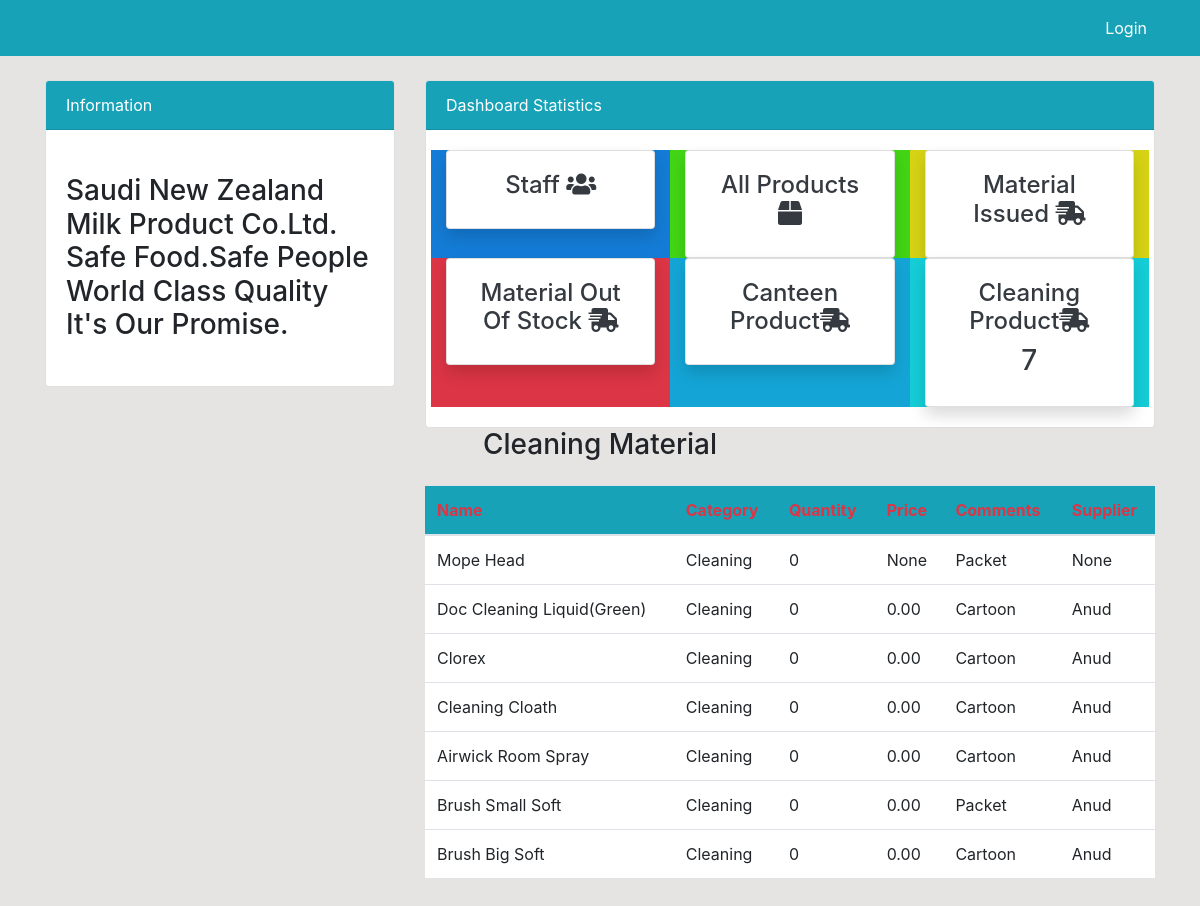
Screenshot of /clean_products/ with the database file from the repository.
### dashboard/models.py (models this page shows, shortened)
class Product(models.Model):
    name = models.CharField(max_length=100, null=True)
    quantity = models.PositiveIntegerField(null=True)
    price = models.DecimalField(max_digits=10, decimal_places=2, null=True)
    category = models.CharField(max_length=50, choices=CATEGORY, null=True)
    comments = models.CharField(max_length=100, null=True)
    Supplier = models.CharField(max_length=100, null=True)

### dashboard/views.py (the view)
# urls.py: path('clean_products/', views.clean_products, name='clean_products'),
def clean_products(request):
    cleaning_products = Product.objects.filter(category='Cleaning')
    context = {
        'cleaning_products': cleaning_products,
        'cleaning_count': cleaning_products.count(),
    }
    return render(request, 'dashboard/cleaning_prodcut.html', context)

### templates/dashboard/cleaning_prodcut.html (shortened to what this page needs)
{% extends 'partials/base.html' %}
{% load crispy_forms_tags %}
{% block content %}
{% include 'partials/topside.html' %}
<center><h3>Cleaning Material</h3></center>
<div class="row my-4">
    <div class="col-md-4">
    </div>
    <div class="col-md-8">
        <table class="table bg-white">
            <thead class="bg-info text-danger">
                <tr>
                    <th scope="col">Name</th>
                    <th scope="col">Category</th>
                    <th scope="col">Quantity</th>
                    <th scope="col">Price</th>
                    <th scope="col">Comments</th>
                    <th scope="col">Supplier</th>
                </tr>
            </thead>
            <tbody>
                 {% for product in cleaning_products %}
                <tr>
                    <td>{{ product.name }}</td>
                    <td>{{ product.category }}</td>
                    <td>{{ product.quantity }}</td>
                    <td>{{ product.price }}</td>
                    <td>{{ product.comments }}</td>
                    <td>{{ product.Supplier }}</td>
                </tr>
                {% endfor %}
            </tbody>
        </table>
    </div>
</div>
{% endblock %}

### templates/partials/base.html (shortened to what this page needs)
{% load static %}
<!doctype html>
<html lang="en">
<head>
    <link rel="stylesheet" href="https://cdn.jsdelivr.net/npm/bootstrap@4.6.0/dist/css/bootstrap.min.css"
>
    <link rel="stylesheet" href="https://use.fontawesome.com/releases/v5.15.2/css/all.css"
>
    <link rel="stylesheet" href="{% static 'style.css' %}">
</head>
<body>
    {% include 'partials/nav.html' %}
    <div class="container">
        {% block content %}
        {% endblock %}
    </div>
</body>
</html>

### templates/partials/nav.html (shortened to what this page needs)
<nav class="navbar navbar-expand-lg navbar-info bg-info">
    <div class="container">
        {% if user.is_authenticated %}
        <a class="navbar-brand text-white" href="{% url 'dashboard-index' %}">SNZMP</a>
        <button class="navbar-toggler" type="button" data-toggle="collapse" data-target="#navbarSupportedContent"
            aria-controls="navbarSupportedContent" aria-expanded="false" aria-label="Toggle navigation">
            <span class="navbar-toggler-icon"></span>
        </button>
        <div class="collapse navbar-collapse" id="navbarSupportedContent">
            <ul class="navbar-nav mr-auto">
                <li class="nav-item active">
                    <a class="nav-link text-white" href="{% url 'dashboard-index' %}">Dashboard <span
                            class="sr-only">(current)</span></a>
                </li>
                <li class="nav-item active">
                    <a class="nav-link text-white" href="{% url 'Supplie_list' %}">Supplier List<span
                            class="sr-only">(current)</span></a>
                </li>
                <li class="nav-item active">
                    <a class="nav-link text-white" href="{% url 'invoice_list' %}">Invoice List<span
                            class="sr-only">(current)</span></a>
                </li>
            </ul>
            <ul class="navbar-nav ml-auto">
                <li class="nav-item active">
                    <a class="nav-link text-white" href="{% url 'user-profile' %}">{{ user.username }} Profile
                        <span class="sr-only">(current)</span></a>
                </li>
                <li class="nav-item">
                </li>
            </ul>
            {% else %}
            <ul class="navbar-nav ml-auto">
                <li class="nav-item">
                    <a class="nav-link text-white" href="{% url 'user-login' %}">Login</a>
                </li>
            </ul>
            {% endif %}
        </div>
</nav>

### templates/partials/topside.html (shortened to what this page needs)
<div class="row">
    <div class="col-md-4 mt-4">
        <div class="card">
            <div class="card-header bg-info text-white">
                Information
            </div>
            <div class="card-body">
                <marquee behavior="" direction="">
                    <h3 class="my-4">Saudi New Zealand Milk Product Co.Ltd. Safe Food.Safe People World Class Quality It's Our Promise.</h3>
                </marquee>
            </div>
        </div>
    </div>
    <div class="col-md-8 mt-4">
        <div class="card">
            <div class="card-header bg-info text-white">
                Dashboard Statistics
            </div>
            <div class="card-body">
                <div class="row">
                    <div class="col-md-4 my-blue-div">
                        <a class="text-decoration-none text-dark" href="{% url 'dashboard-customers' %}">
                            <div class="card my-card shadow">
                                <div class="card-body text-center">
                                    <h4>Staff <i class="fas fa-users"></i></h4>
                                </div>
                            </div>
                        </a>
                    </div>
                    <div class="col-md-4  my-green-div">
                        <a class="text-decoration-none text-dark" href="{% url 'dashboard-products' %}">
                            <div class="card my-card shadow">
                                <div class="card-body text-center">
                                    <h4> All Products <i class="fas fa-box"></i></h4>
                                </div>
                            </div>
                        </a>
                    </div>
                    <div class="col-md-4 my-yellow-div">
                        <a class="text-decoration-none text-dark" href="{% url 'dashboard-order' %}">
                            <div class="card my-card shadow">
                                <div class="card-body text-center">
                                    <h4>Material Issued <i class="fas fa-shipping-fast"></i></h4>
                                </div>
                            </div>
                        </a>
                    </div>
                    <div class="col-md-4 my-red-div">
                        <a class="text-decoration-none text-dark" href="{% url 'low_quantity_products' %}">
                            <div class="card my-card shadow">
                                <div class="card-body text-center">
                                    <h4>Material Out Of Stock <i class="fas fa-shipping-fast"></i></h4>
                                </div>
                            </div>
                        </a>
                    </div>
                    <div class="col-md-4 my-sky-div">
                        <a class="text-decoration-none text-dark" href="{% url 'Food_products' %}">
                            <div class="card my-card shadow">
                                <div class="card-body text-center">
                                    <h4>Canteen Product<i class="fas fa-shipping-fast"></i></h4>
                                </div>
                            </div>
                        </a>
                    </div>
                    <div class="col-md-4 my-wor-div">
                        <a class="text-decoration-none text-dark" href="{% url 'clean_products' %}">
                            <div class="card my-card shadow">
                                <div class="card-body text-center">
                                    <h4>Cleaning Product<i class="fas fa-shipping-fast"></i></h4>
                                    <h3>{{cleaning_count}}</h3>
                                </div>
                            </div>
                        </a>
                    </div>
                </div>
            </div>
        </div>
    </div>
</div>

### static/style.css (style rules this page uses)
body { background: rgb(230, 227, 227); }

### rows the page displays
Product: name "Mope Head", category "Cleaning", quantity "0", price "None", comments "Packet", Supplier "None"
Product: name "Doc Cleaning Liquid(Green)", category "Cleaning", quantity "0", price "0.00", comments "Cartoon", Supplier "Anud"
Product: name "Clorex", category "Cleaning", quantity "0", price "0.00", comments "Cartoon", Supplier "Anud"
Product: name "Cleaning Cloath", category "Cleaning", quantity "0", price "0.00", comments "Cartoon", Supplier "Anud"
Product: name "Airwick Room Spray", category "Cleaning", quantity "0", price "0.00", comments "Cartoon", Supplier "Anud"
Product: name "Brush Small Soft", category "Cleaning", quantity "0", price "0.00", comments "Packet", Supplier "Anud"
Product: name "Brush Big Soft", category "Cleaning", quantity "0", price "0.00", comments "Cartoon", Supplier "Anud"

### other values shown
{{ cleaning_count }} "7"
